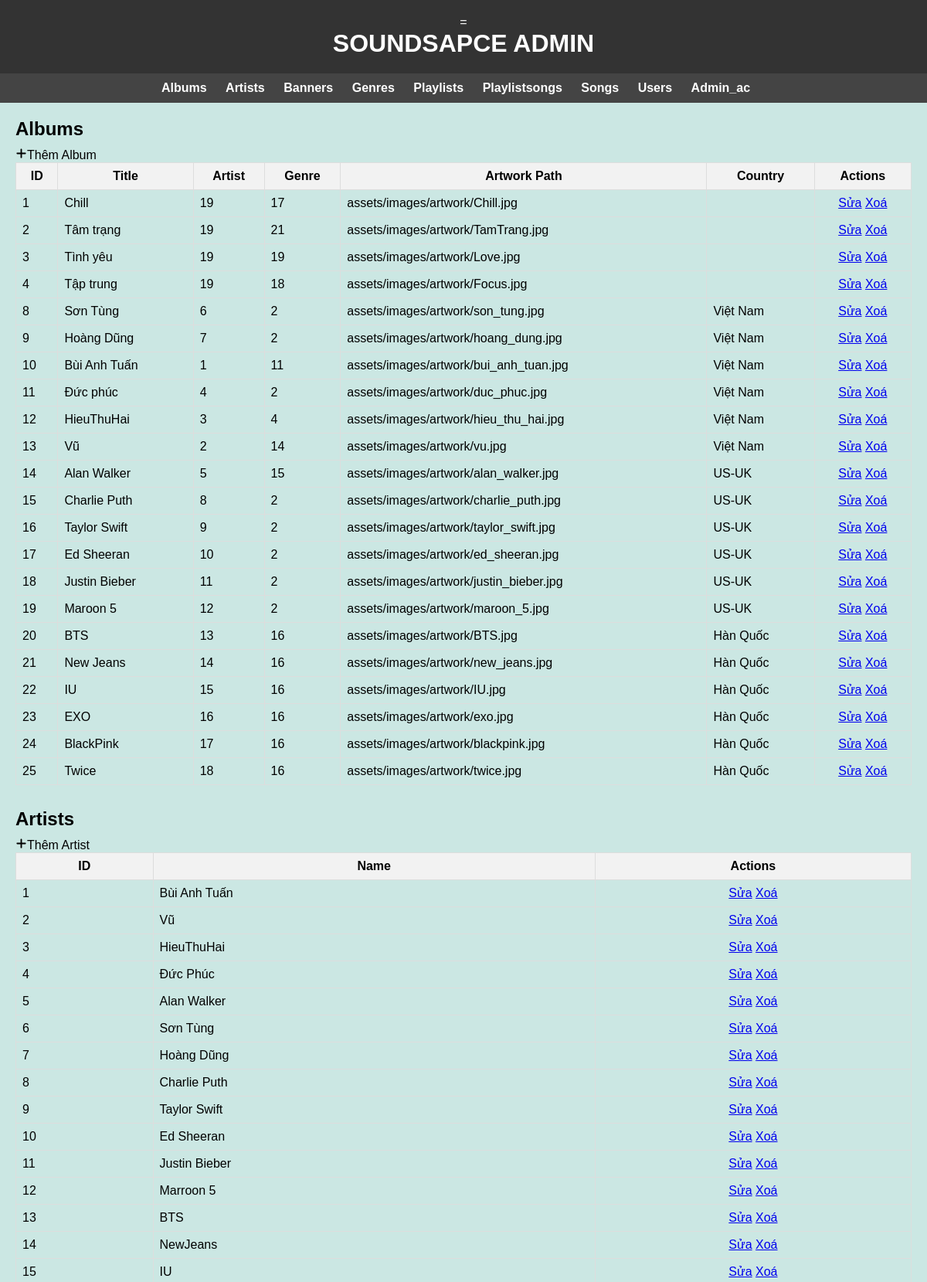
/Admin/ad.php (upper part), run on the app's committed database.
### tables this page shows
CREATE TABLE `albums` (
  `id` int(11) NOT NULL,
  `title` mediumtext DEFAULT NULL,
  `artist` int(11) NOT NULL,
  `genre` int(11) NOT NULL,
  `artworkPath` varchar(500) NOT NULL,
  `Country` text DEFAULT NULL
);

CREATE TABLE `artists` (
  `id` int(11) NOT NULL,
  `name` varchar(50) NOT NULL
);

### Admin/admin.php (the view, shortened to what this page needs)
<?php
function connectDatabase() {
    $servername = "localhost";
    $username = "root";
    $password = "";
    $dbname = "dbsoundspace";
    $conn = new mysqli($servername, $username, $password, $dbname);
    return $conn;
}
function displayAlbums() {
    $conn = connectDatabase();
    $sql = "SELECT * FROM albums";
    $result = $conn->query($sql);
    echo"<a href='../Admin/add_album.php' style='text-decoration: none; color: black;'><svg xmlns='http://www.w3.org/2000/svg' viewBox='0 0 448 512' width='15' height='15'><path d='M256 80c0-17.7-14.3-32-32-32s-32 14.3-32 32V224H48c-17.7 0-32 14.3-32 32s14.3 32 32 32H192V432c0 17.7 14.3 32 32 32s32-14.3 32-32V288H400c17.7 0 32-14.3 32-32s-14.3-32-32-32H256V80z'/ ></svg>Thêm Album</a>";
    if ($result->num_rows > 0) {
        while ($row = $result->fetch_assoc()) {
            echo "<tr>";
            echo "<td>" . $row['id'] . "</td>";
            echo "<td>" . $row['title'] . "</td>";
            echo "<td>" . $row['artist'] . "</td>";
            echo "<td>" . $row['genre'] . "</td>";
            echo "<td>" . $row['artworkPath'] . "</td>";
            echo "<td>" . $row['Country'] . "</td>";
            echo "<td style='text-align: center'><a href='../Admin/edit_album.php?id=" . $row['id'] . "'>Sửa</a> <a href='../Admin/delete_album.php?id=" . $row['id'] . "'>Xoá</a></td>";
            echo "</tr>";
        }
    } else {
        echo "<tr><td colspan='6'>No data available</td></tr>";
    }
}
function displayArtists() {
    $conn = connectDatabase();
    $sql = "SELECT * FROM artists";
    $result = $conn->query($sql);
    echo "<a href='add_artist.php' style='text-decoration: none; color: black;'><svg xmlns='http://www.w3.org/2000/svg' viewBox='0 0 448 512' width='15' height='15'><path d='M256 80c0-17.7-14.3-32-32-32s-32 14.3-32 32V224H48c-17.7 0-32 14.3-32 32s14.3 32 32 32H192V432c0 17.7 14.3 32 32 32s32-14.3 32-32V288H400c17.7 0 32-14.3 32-32s-14.3-32-32-32H256V80z'/ ></svg>Thêm Artist</a>";
    if ($result->num_rows > 0) {
        while ($row = $result->fetch_assoc()) {
            echo "<tr>";
            echo "<td>" . $row['id'] . "</td>";
            echo "<td>" . $row['name'] . "</td>";
            echo "<td style='text-align: center'><a href='edit_artist.php?id=" . $row['id'] . "'>Sửa</a> <a href='delete_artist.php?id=" . $row['id'] . "'>Xoá</a></td>";
            echo "</tr>";
        }
    } else {
        echo "<tr><td colspan='2'>No data available</td></tr>";
    }
}
?>

### Admin/ad.php (shortened to what this page needs)
<!DOCTYPE html>
<html lang="en" style="scroll-behavior:smooth">
<?php include 'admin.php'; ?>
<head>
    <link rel="stylesheet" href="../Admin/main.css">
</head>
<body>
    <div class="navadmin">
        <header>=
            <h1>SOUNDSAPCE ADMIN</h1>
        </header>
        <nav>
            <ul>
                <li><a href="#albums">Albums</a></li>
                <li><a href="#artists">Artists</a></li>
                <li><a href="#banners">Banners</a></li>
                <li><a href="#genres">Genres</a></li>
                <li><a href="#playlists">Playlists</a></li>
                <li><a href="#playlistsongs">Playlistsongs</a></li>
                <li><a href="#songs">Songs</a></li>
                <li><a href="#users">Users</a></li>
                <li><a href="#admin_ac">Admin_ac</a></li>
            </ul>
        </nav>
    </div>
    <div class="infoadmin">
        <main>
            <section id="albums">
                <h2>Albums</h2>
                <table>
                    <thead>
                        <tr>
                            <th>ID</th>
                            <th>Title</th>
                            <th>Artist</th>
                            <th>Genre</th>
                            <th>Artwork Path</th>
                            <th>Country</th>
                            <th>Actions</th>
                        </tr>
                    </thead>
                    <tbody>
                        <?php displayAlbums(); ?>
                    </tbody>
                </table>
            </section>
            <section id="artists">
                <h2>Artists</h2>
                <table>
                    <thead>
                        <tr>
                            <th>ID</th>
                            <th>Name</th>
                            <th>Actions</th>
                        </tr>
                    </thead>
                    <tbody>
                        <?php displayArtists(); ?>
                    </tbody>
                </table>
            </section>
        </main>
    </div>
</body>
</html>

### Admin/main.css (style rules this page uses)
* { margin: 0; padding: 0; box-sizing: border-box; }
body { font-family: Arial, sans-serif; }
header { background-color: #333; color: #fff; padding: 20px; text-align: center; }
nav { background-color: #444; padding: 10px 0; }
nav ul { list-style-type: none; text-align: center; }
nav ul li { display: inline; margin-right: 20px; }
nav ul li a { color: #fff; text-decoration: none; font-weight: bold; }
main { padding: 20px; }
section { margin-bottom: 30px; }
h2 { margin-bottom: 10px; }
table { width: 100%; border-collapse: collapse; }
table th, table td { padding: 8px; border: 1px solid #ddd; }
table th { background-color: #f2f2f2; font-weight: bold; }
body { background-color: #CBE7E3; }

### data on the page
albums: id "1", title "Chill", artist "19", genre "17", artworkPath "assets/images/artwork/Chill.jpg"
albums: id "2", title "Tâm trạng", artist "19", genre "21", artworkPath "assets/images/artwork/TamTrang.jpg"
albums: id "3", title "Tình yêu", artist "19", genre "19", artworkPath "assets/images/artwork/Love.jpg"
albums: id "4", title "Tập trung", artist "19", genre "18", artworkPath "assets/images/artwork/Focus.jpg"
albums: id "8", title "Sơn Tùng", artist "6", genre "2", artworkPath "assets/images/artwork/son_tung.jpg", Country "Việt Nam"
albums: id "9", title "Hoàng Dũng", artist "7", genre "2", artworkPath "assets/images/artwork/hoang_dung.jpg", Country "Việt Nam"
albums: id "10", title "Bùi Anh Tuấn", artist "1", genre "11", artworkPath "assets/images/artwork/bui_anh_tuan.jpg", Country "Việt Nam"
albums: id "11", title "Đức phúc", artist "4", genre "2", artworkPath "assets/images/artwork/duc_phuc.jpg", Country "Việt Nam"
albums: id "12", title "HieuThuHai", artist "3", genre "4", artworkPath "assets/images/artwork/hieu_thu_hai.jpg", Country "Việt Nam"
albums: id "13", title "Vũ", artist "2", genre "14", artworkPath "assets/images/artwork/vu.jpg", Country "Việt Nam"
albums: id "14", title "Alan Walker", artist "5", genre "15", artworkPath "assets/images/artwork/alan_walker.jpg", Country "US-UK"
albums: id "15", title "Charlie Puth", artist "8", genre "2", artworkPath "assets/images/artwork/charlie_puth.jpg", Country "US-UK"
albums: id "16", title "Taylor Swift", artist "9", genre "2", artworkPath "assets/images/artwork/taylor_swift.jpg", Country "US-UK"
albums: id "17", title "Ed Sheeran", artist "10", genre "2", artworkPath "assets/images/artwork/ed_sheeran.jpg", Country "US-UK"
albums: id "18", title "Justin Bieber", artist "11", genre "2", artworkPath "assets/images/artwork/justin_bieber.jpg", Country "US-UK"
albums: id "19", title "Maroon 5", artist "12", genre "2", artworkPath "assets/images/artwork/maroon_5.jpg", Country "US-UK"
albums: id "20", title "BTS", artist "13", genre "16", artworkPath "assets/images/artwork/BTS.jpg", Country "Hàn Quốc"
albums: id "21", title "New Jeans", artist "14", genre "16", artworkPath "assets/images/artwork/new_jeans.jpg", Country "Hàn Quốc"
albums: id "22", title "IU", artist "15", genre "16", artworkPath "assets/images/artwork/IU.jpg", Country "Hàn Quốc"
albums: id "23", title "EXO", artist "16", genre "16", artworkPath "assets/images/artwork/exo.jpg", Country "Hàn Quốc"
albums: id "24", title "BlackPink", artist "17", genre "16", artworkPath "assets/images/artwork/blackpink.jpg", Country "Hàn Quốc"
albums: id "25", title "Twice", artist "18", genre "16", artworkPath "assets/images/artwork/twice.jpg", Country "Hàn Quốc"
artists: id "1", name "Bùi Anh Tuấn"
artists: id "2", name "Vũ"
artists: id "3", name "HieuThuHai"
artists: id "4", name "Đức Phúc"
artists: id "5", name "Alan Walker"
artists: id "6", name "Sơn Tùng"
artists: id "7", name "Hoàng Dũng"
artists: id "8", name "Charlie Puth"
artists: id "9", name "Taylor Swift"
artists: id "10", name "Ed Sheeran"
artists: id "11", name "Justin Bieber"
artists: id "12", name "Marroon 5"
artists: id "13", name "BTS"
artists: id "14", name "NewJeans"
artists: id "15", name "IU"
